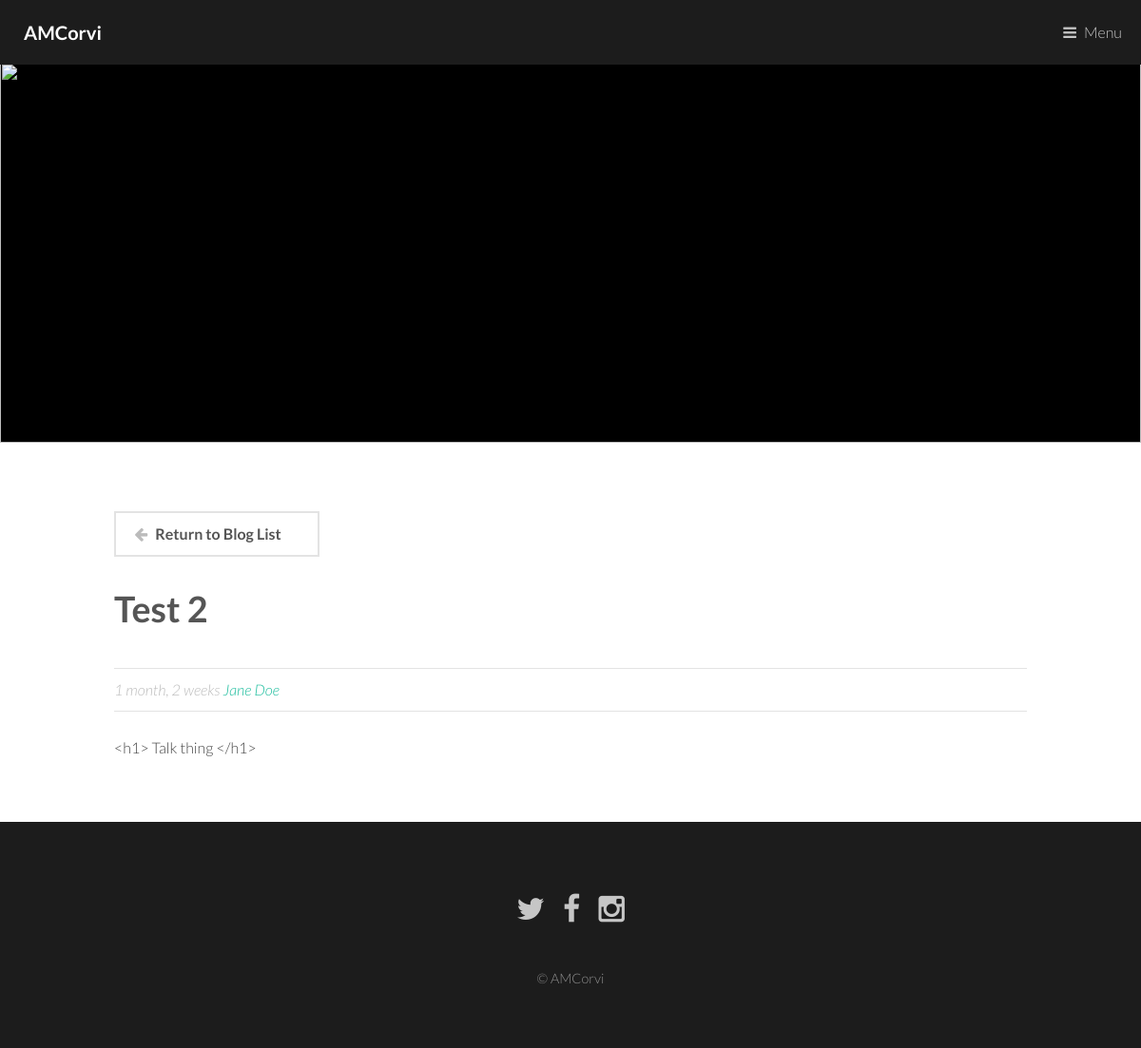
Page /blog/1/ on the committed database.
### blog/models.py (models this page shows, shortened)
class Blog(models.Model):
   author = models.CharField(max_length=20, blank=True)
   post_title = models.CharField(max_length=50)
   post_content = models.TextField()
   date_create = models.DateTimeField('data published')
   img_url = models.URLField(max_length=300, blank=True)
   tags = models.ManyToManyField(Tag)

### blog/views.py (the view)
# urls.py: url(r'^(?P<pk>[0-9]+)/$', PostView.as_view(), name="post")
class  PostView(generic.DetailView):
    model = Blog

### blog/templates/blog/blog_detail.html (shortened to what this page needs)
<!DOCTYPE HTML>
{% load static %}
<html>
	<head>
        <link rel="stylesheet" href="{% static 'blog/styles/main.css'%}" />
        <link rel="stylesheet" href="//cdnjs.cloudflare.com/ajax/libs/highlight.js/9.10.0/styles/default.min.css">
	</head>
	<body>
			<header id="header">
				<a href="/" class="logo"><strong>AMCorvi</strong></a>
				<nav>
					<a href="#menu">Menu</a>
				</nav>
			</header>
            <div class="blogbanner">
					<div class="image full">
                        <img align="middle" src="" alt="" />
					</div>
            </div>
			<section id="main">
				<div class="inner">
            <a href="/blog#{{blog.pk}}" > <p class="button alt icon fa-arrow-left">Return to Blog List</p> </a>
					<header>
                        <h1>{{ blog.post_title }}</h1>
                        <p class="info">{{blog.date_create|timesince}} <a href="#">Jane Doe</a></p>
					</header>
                    <p id="post_content"> {{ blog.post_content }} </p>
				</div>
			</section>
			<footer id="footer">
				<ul class="icons">
					<li><a href="#" class="icon fa-twitter"><span class="label">Twitter</span></a></li>
					<li><a href="#" class="icon fa-facebook"><span class="label">Facebook</span></a></li>
					<li><a href="#" class="icon fa-instagram"><span class="label">Instagram</span></a></li>
				</ul>
				<div class="copyright">
					&copy; AMCorvi
				</div>
			</footer>
	</body>
</html>

### rows in the picture
Blog: post_title "Test 2", date_create "1 month, 2 weeks", post_content "<h1> Talk thing </h1>"
